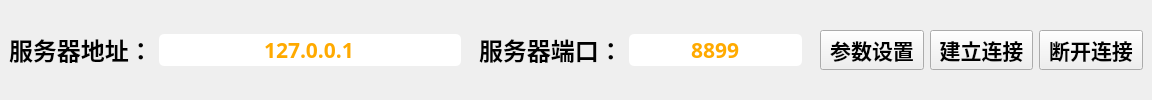
        <widget class="QFrame" name="frame_4">
         <property name="sizePolicy">
          <sizepolicy hsizetype="Preferred" vsizetype="Expanding">
           <horstretch>0</horstretch>
           <verstretch>1</verstretch>
          </sizepolicy>
         </property>
         <property name="styleSheet">
          <string notr="true">QFrame, #frame{
	border:none;	
}	</string>
         </property>
         <property name="frameShape">
          <enum>QFrame::StyledPanel</enum>
         </property>
         <property name="frameShadow">
          <enum>QFrame::Raised</enum>
         </property>
         <layout class="QVBoxLayout" name="verticalLayout_5">
          <property name="spacing">
           <number>0</number>
          </property>
          <property name="leftMargin">
           <number>0</number>
          </property>
          <property name="topMargin">
           <number>0</number>
          </property>
          <property name="rightMargin">
           <number>0</number>
          </property>
          <property name="bottomMargin">
           <number>0</number>
          </property>
          <item>
           <widget class="QFrame" name="frame_4_1">
            <property name="styleSheet">
             <string notr="true">QLineEdit {
	border-radius:5px
}
</string>
            </property>
            <property name="frameShape">
             <enum>QFrame::StyledPanel</enum>
            </property>
            <property name="frameShadow">
             <enum>QFrame::Raised</enum>
            </property>
            <layout class="QHBoxLayout" name="horizontalLayout_2">
             <property name="spacing">
              <number>0</number>
             </property>
             <property name="leftMargin">
              <number>0</number>
             </property>
             <property name="topMargin">
              <number>0</number>
             </property>
             <property name="rightMargin">
              <number>0</number>
             </property>
             <property name="bottomMargin">
              <number>0</number>
             </property>
             <item>
              <widget class="QFrame" name="frame_4_1_1">
               <property name="sizePolicy">
                <sizepolicy hsizetype="Preferred" vsizetype="Preferred">
                 <horstretch>1</horstretch>
                 <verstretch>0</verstretch>
                </sizepolicy>
               </property>
               <property name="frameShape">
                <enum>QFrame::StyledPanel</enum>
               </property>
               <property name="frameShadow">
                <enum>QFrame::Raised</enum>
               </property>
               <layout class="QHBoxLayout" name="horizontalLayout_3">
                <item>
                 <widget class="QLabel" name="label">
                  <property name="font">
                   <font>
                    <family>微软雅黑</family>
                    <pointsize>18</pointsize>
                    <weight>75</weight>
                    <bold>true</bold>
                   </font>
                  </property>
                  <property name="text">
                   <string>服务器地址：</string>
                  </property>
                 </widget>
                </item>
                <item>
                 <widget class="QLineEdit" name="edit_addr">
                  <property name="enabled">
                   <bool>false</bool>
                  </property>
                  <property name="minimumSize">
                   <size>
                    <width>302</width>
                    <height>0</height>
                   </size>
                  </property>
                  <property name="font">
                   <font>
                    <family>微软雅黑</family>
                    <pointsize>16</pointsize>
                    <weight>75</weight>
                    <bold>true</bold>
                   </font>
                  </property>
                  <property name="styleSheet">
                   <string notr="true">color: rgb(255, 170, 0);</string>
                  </property>
                  <property name="text">
                   <string>127.0.0.1</string>
                  </property>
                  <property name="frame">
                   <bool>true</bool>
                  </property>
                  <property name="alignment">
                   <set>Qt::AlignCenter</set>
                  </property>
                  <property name="readOnly">
                   <bool>false</bool>
                  </property>
                 </widget>
                </item>
               </layout>
              </widget>
             </item>
             <item>
              <widget class="QFrame" name="frame_4_1_2">
               <property name="sizePolicy">
                <sizepolicy hsizetype="Preferred" vsizetype="Preferred">
                 <horstretch>1</horstretch>
                 <verstretch>0</verstretch>
                </sizepolicy>
               </property>
               <property name="frameShape">
                <enum>QFrame::StyledPanel</enum>
               </property>
               <property name="frameShadow">
                <enum>QFrame::Raised</enum>
               </property>
               <layout class="QHBoxLayout" name="horizontalLayout_4">
                <item>
                 <widget class="QLabel" name="label_2">
                  <property name="font">
                   <font>
                    <family>微软雅黑</family>
                    <pointsize>18</pointsize>
                    <weight>75</weight>
                    <bold>true</bold>
                   </font>
                  </property>
                  <property name="text">
                   <string>服务器端口：</string>
                  </property>
                 </widget>
                </item>
                <item>
                 <widget class="QLineEdit" name="edit_port">
                  <property name="enabled">
                   <bool>false</bool>
                  </property>
                  <property name="font">
                   <font>
                    <family>微软雅黑</family>
                    <pointsize>16</pointsize>
                    <weight>75</weight>
                    <bold>true</bold>
                   </font>
                  </property>
                  <property name="styleSheet">
                   <string notr="true">color: rgb(255, 170, 0);</string>
                  </property>
                  <property name="text">
                   <string>8899</string>
                  </property>
                  <property name="alignment">
                   <set>Qt::AlignCenter</set>
                  </property>
                 </widget>
                </item>
               </layout>
              </widget>
             </item>
             <item>
              <widget class="QFrame" name="frame_4_1_3">
               <property name="sizePolicy">
                <sizepolicy hsizetype="Preferred" vsizetype="Preferred">
                 <horstretch>1</horstretch>
                 <verstretch>0</verstretch>
                </sizepolicy>
               </property>
               <property name="frameShape">
                <enum>QFrame::StyledPanel</enum>
               </property>
               <property name="frameShadow">
                <enum>QFrame::Raised</enum>
               </property>
               <layout class="QHBoxLayout" name="horizontalLayout_5">
                <item>
                 <widget class="QPushButton" name="btn_setting">
                  <property name="font">
                   <font>
                    <family>微软雅黑</family>
                    <pointsize>16</pointsize>
                    <weight>75</weight>
                    <bold>true</bold>
                   </font>
                  </property>
                  <property name="text">
                   <string>参数设置</string>
                  </property>
                  <property name="icon">
                   <iconset resource="res.qrc">
                    <normaloff>:/icons/icons/ic_setting.png</normaloff>:/icons/icons/ic_setting.png</iconset>
                  </property>
                  <property name="iconSize">
                   <size>
                    <width>30</width>
                    <height>30</height>
                   </size>
                  </property>
                 </widget>
                </item>
                <item>
                 <widget class="QPushButton" name="btn_connect">
                  <property name="font">
                   <font>
                    <family>微软雅黑</family>
                    <pointsize>16</pointsize>
                    <weight>75</weight>
                    <bold>true</bold>
                   </font>
                  </property>
                  <property name="text">
                   <string>建立连接</string>
                  </property>
                  <property name="icon">
                   <iconset resource="res.qrc">
                    <normaloff>:/icons/icons/ic_connect.png</normaloff>:/icons/icons/ic_connect.png</iconset>
                  </property>
                  <property name="iconSize">
                   <size>
                    <width>30</width>
                    <height>30</height>
                   </size>
                  </property>
                 </widget>
                </item>
                <item>
                 <widget class="QPushButton" name="btn_disconnect">
                  <property name="font">
                   <font>
                    <family>微软雅黑</family>
                    <pointsize>16</pointsize>
                    <weight>75</weight>
                    <bold>true</bold>
                   </font>
                  </property>
                  <property name="text">
                   <string>断开连接</string>
                  </property>
                  <property name="icon">
                   <iconset resource="res.qrc">
                    <normaloff>:/icons/icons/ic_disconnect.png</normaloff>:/icons/icons/ic_disconnect.png</iconset>
                  </property>
                  <property name="iconSize">
                   <size>
                    <width>30</width>
                    <height>30</height>
                   </size>
                  </property>
                 </widget>
                </item>
               </layout>
              </widget>
             </item>
            </layout>
           </widget>
          </item>
         </layout>
        </widget>
